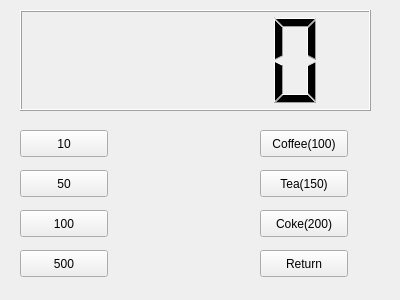
<?xml version="1.0" encoding="UTF-8"?>
<ui version="4.0">
 <class>Widget</class>
 <widget class="QWidget" name="Widget">
  <property name="geometry">
   <rect>
    <x>0</x>
    <y>0</y>
    <width>400</width>
    <height>300</height>
   </rect>
  </property>
  <property name="windowTitle">
   <string>Widget</string>
  </property>
  <widget class="QLCDNumber" name="lcdNumber">
   <property name="geometry">
    <rect>
     <x>20</x>
     <y>10</y>
     <width>351</width>
     <height>101</height>
    </rect>
   </property>
  </widget>
  <widget class="QPushButton" name="pb10">
   <property name="geometry">
    <rect>
     <x>20</x>
     <y>130</y>
     <width>88</width>
     <height>27</height>
    </rect>
   </property>
   <property name="text">
    <string>10</string>
   </property>
  </widget>
  <widget class="QPushButton" name="pb50">
   <property name="geometry">
    <rect>
     <x>20</x>
     <y>170</y>
     <width>88</width>
     <height>27</height>
    </rect>
   </property>
   <property name="text">
    <string>50</string>
   </property>
  </widget>
  <widget class="QPushButton" name="pb100">
   <property name="geometry">
    <rect>
     <x>20</x>
     <y>210</y>
     <width>88</width>
     <height>27</height>
    </rect>
   </property>
   <property name="text">
    <string>100</string>
   </property>
  </widget>
  <widget class="QPushButton" name="pb500">
   <property name="geometry">
    <rect>
     <x>20</x>
     <y>250</y>
     <width>88</width>
     <height>27</height>
    </rect>
   </property>
   <property name="text">
    <string>500</string>
   </property>
  </widget>
  <widget class="QPushButton" name="pbC">
   <property name="geometry">
    <rect>
     <x>260</x>
     <y>130</y>
     <width>88</width>
     <height>27</height>
    </rect>
   </property>
   <property name="text">
    <string>Coffee(100)</string>
   </property>
  </widget>
  <widget class="QPushButton" name="pbT">
   <property name="geometry">
    <rect>
     <x>260</x>
     <y>170</y>
     <width>88</width>
     <height>27</height>
    </rect>
   </property>
   <property name="text">
    <string>Tea(150)</string>
   </property>
  </widget>
  <widget class="QPushButton" name="pbCoke">
   <property name="geometry">
    <rect>
     <x>260</x>
     <y>210</y>
     <width>88</width>
     <height>27</height>
    </rect>
   </property>
   <property name="text">
    <string>Coke(200)</string>
   </property>
  </widget>
  <widget class="QPushButton" name="pbRe">
   <property name="geometry">
    <rect>
     <x>260</x>
     <y>250</y>
     <width>88</width>
     <height>27</height>
    </rect>
   </property>
   <property name="text">
    <string>Return</string>
   </property>
  </widget>
 </widget>
 <layoutdefault spacing="6" margin="11"/>
 <resources/>
 <connections/>
</ui>
